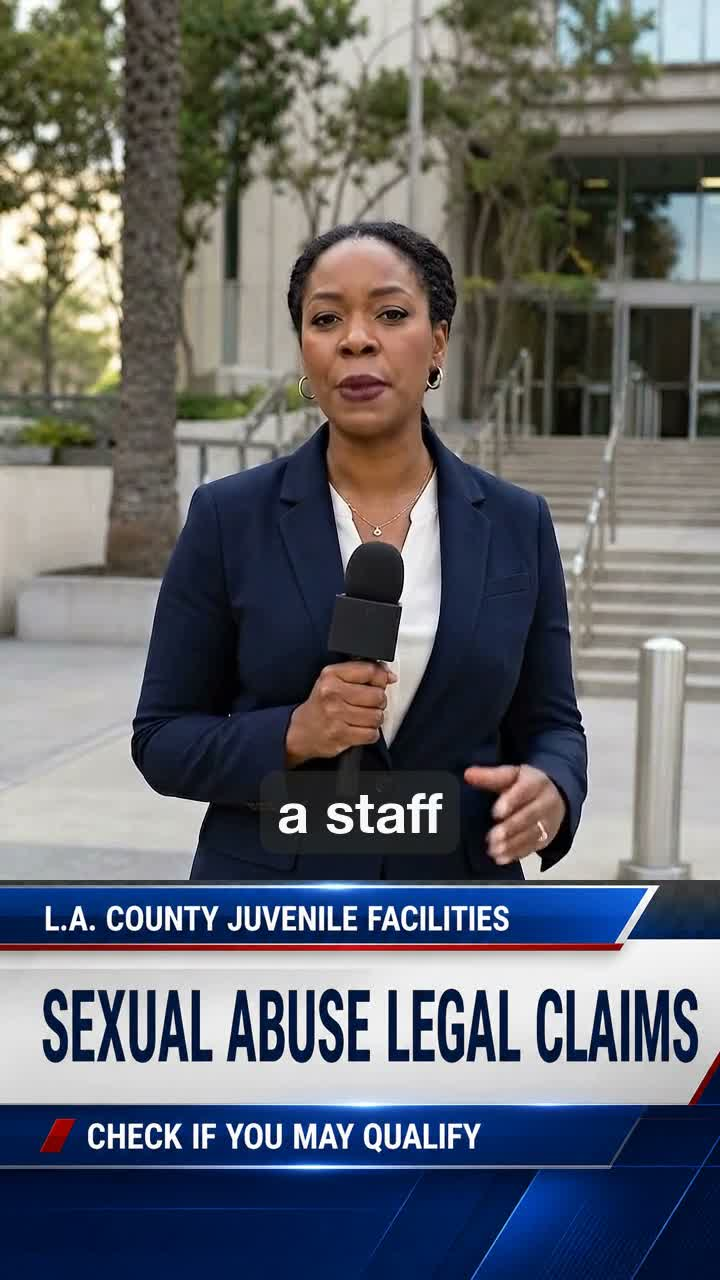
#> input picture inventory/subtitle_styles/samples/nick_high_frame.jpg, 720 x 1280 px
$ python -i pick_clean_anchors.py   (imports and definitions only)
#> lines starting #> are read from the running program, lines starting #| are printed output that depends on the picture
#> further down, picture is the input picture: shape (1280, 720, 3); mean B, G, R 108.4, 102.9, 100.3
"""Pick EYES-OPEN, frontal-face anchor frames from a clip (for clip-1 rotation anchors).

The naive 'extract at fixed timestamps' approach catches mid-blink frames (eyes closed),
which seed bad clips (closed/averted eyes, drifted eye color). This samples densely, keeps
only frames where a frontal face + TWO open eyes are detected (Haar cascades), and picks N
well-spaced winners.

Usage:
  .venv/bin/python scripts/pick_clean_anchors.py <clip.mp4> --out-dir <dir> --n 6 --prefix _anchor
"""
import argparse, pathlib, subprocess, sys, tempfile

import cv2


# [5 lines left out: function probe_dur, not called in this run]


def eyes_open_score(img):
    """Return (has_face_and_2_eyes, face_area). Uses Haar frontal-face + eye cascades."""
    gray = cv2.cvtColor(img, cv2.COLOR_BGR2GRAY)
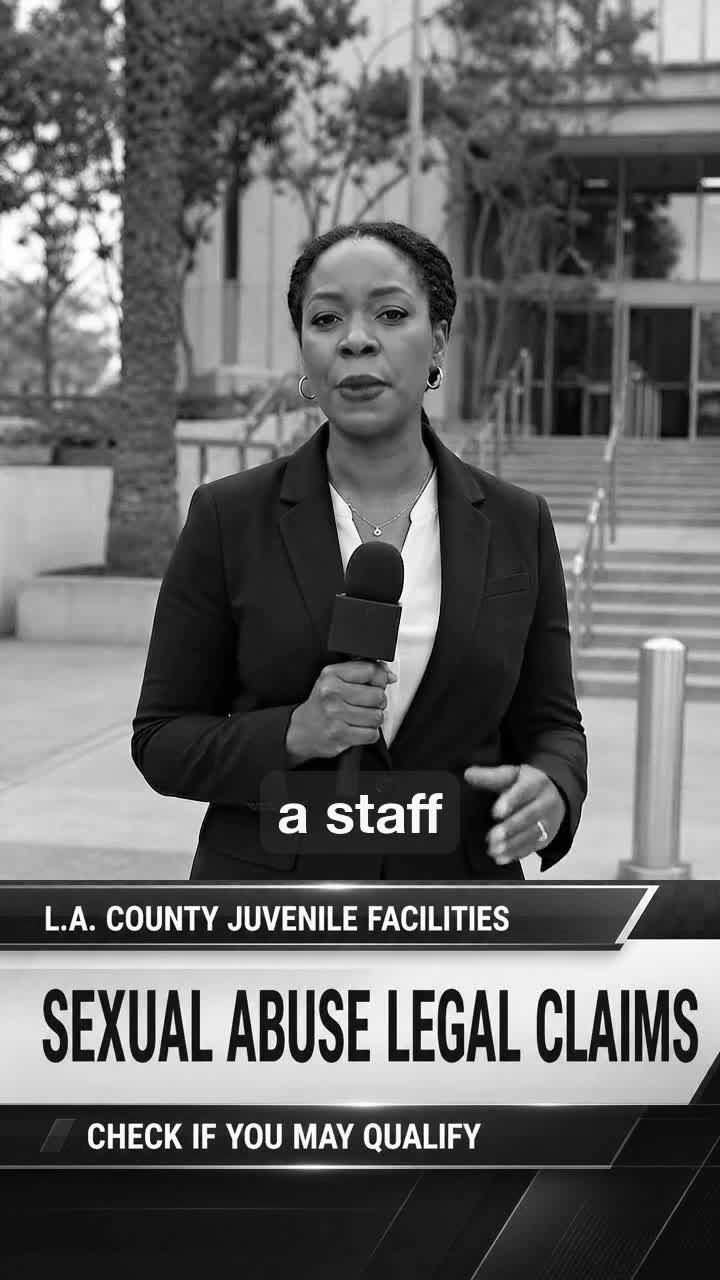
#> gray: shape (1280, 720); min 0, max 255, mean 102.8
    fcasc = cv2.CascadeClassifier(cv2.data.haarcascades + "haarcascade_frontalface_default.xml")
    ecasc = cv2.CascadeClassifier(cv2.data.haarcascades + "haarcascade_eye.xml")
    faces = fcasc.detectMultiScale(gray, 1.1, 5, minSize=(120, 120))
#> faces = [[273, 246, 171, 171]]
    if len(faces) == 0:
        return False, 0
    x, y, w, h = max(faces, key=lambda f: f[2] * f[3])
#> x = 273; y = 246; w = 171; h = 171
    roi = gray[y:y + int(h * 0.6), x:x + w]  # upper 60% of face = eye region
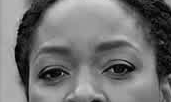
#> roi: shape (102, 171); min 0, max 215, mean 115.1
    eyes = ecasc.detectMultiScale(roi, 1.1, 6, minSize=(25, 25))
#> eyes = [[95, 47, 43, 43], [32, 52, 40, 40]]
    return (len(eyes) >= 2), w * h


# [50 lines left out: function main, not called in this run]


# [2 lines not run here, left out]

>>> import cv2
>>> picture = cv2.imread('../inventory/subtitle_styles/samples/nick_high_frame.jpg')
>>> result = eyes_open_score(picture)
#> result = (True, 29241)
